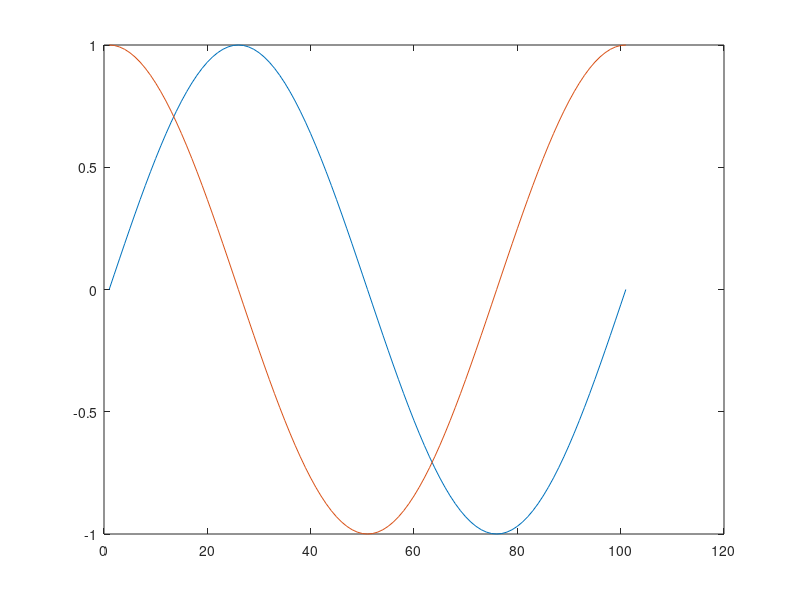

Recreate this plot in MATLAB.
% m=2000000;
% n=32;
% 
% tic;
% B = ones(n,m);
% B(1,:) = 1:m;
% B = cumsum(B);
% toc,
% 
% 
% tic;
% 
% C= bsxfun(@plus,(1:n-m).', 0:m-1);
% 
% toc;
% 
% tic,
% [a, b] = meshgrid(1:n, 0:m-1);
% E = a+b;
% toc;
a = plot(sin(2*pi*(0:0.01:1)));
hold on
b = plot(cos(2*pi*(0:0.01:1)));
hold off
A = [a,b];